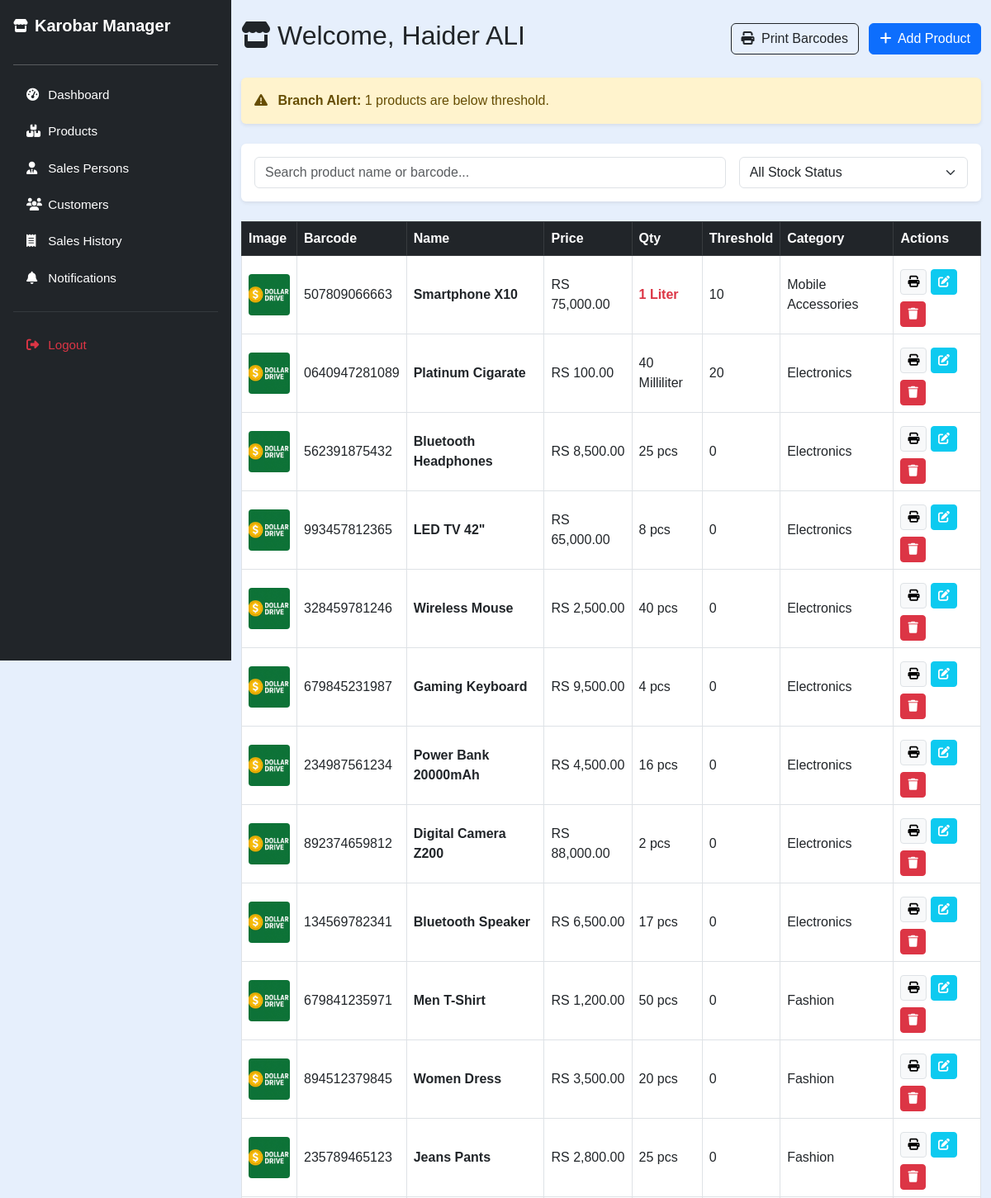
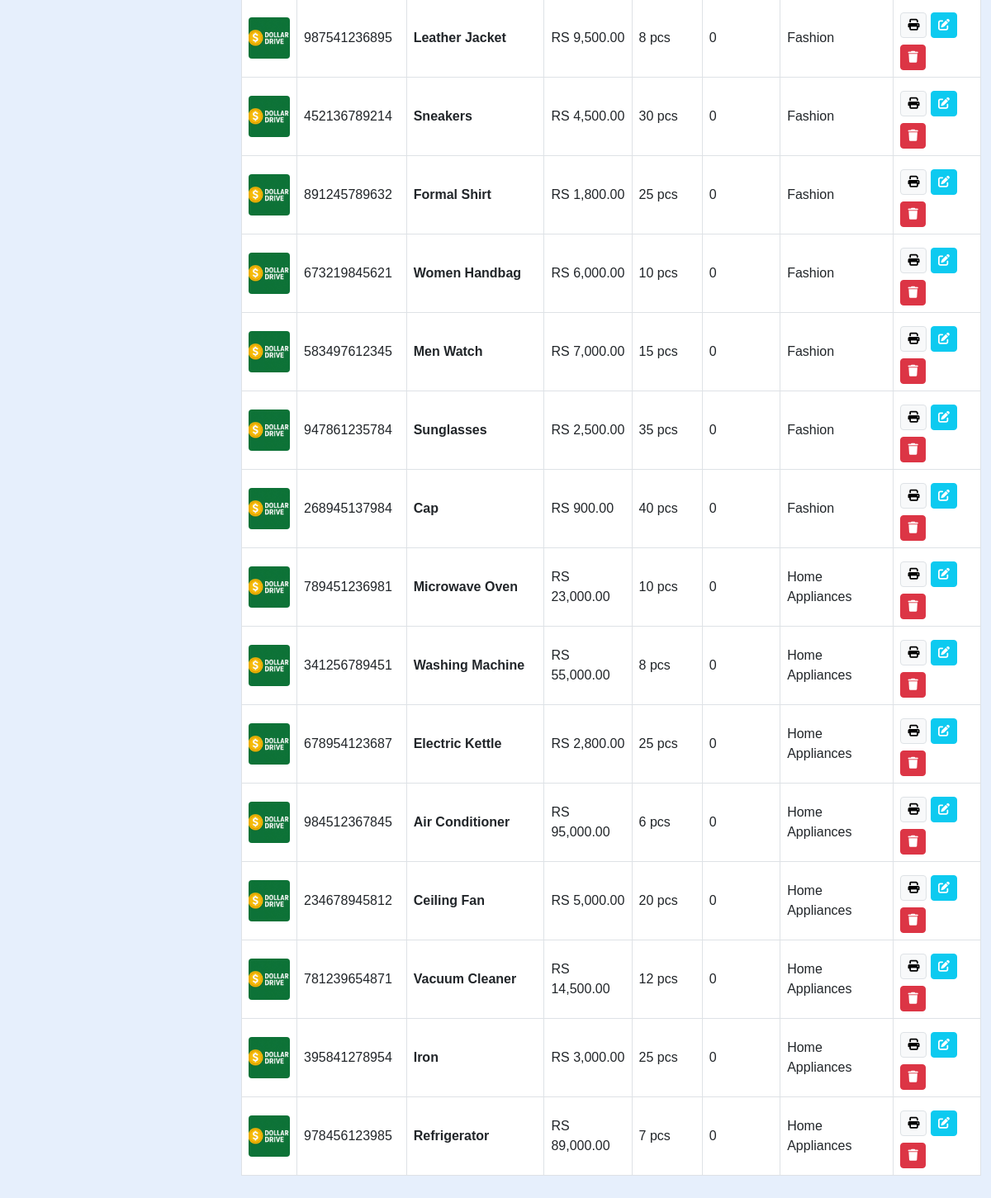
The page /manager/products.php (signed in) on the database its author committed (2 pictures, top to bottom).
### tables this page shows
CREATE TABLE `managers` (
  `id` int(11) NOT NULL,
  `full_name` varchar(255) NOT NULL,
  `email` varchar(255) NOT NULL,
  `password` varchar(255) NOT NULL,
  `branch_id` int(11) NOT NULL,
  `assigned_at` datetime DEFAULT current_timestamp()
);

CREATE TABLE `products` (
  `id` int(11) NOT NULL,
  `branch_id` int(11) NOT NULL,
  `barcode_id` varchar(100) NOT NULL,
  `name` varchar(255) NOT NULL,
  `description` text DEFAULT NULL,
  `price` decimal(10,2) NOT NULL DEFAULT 0.00,
  `quantity` int(11) NOT NULL DEFAULT 0,
  `low_stock_threshold` int(10) UNSIGNED NOT NULL DEFAULT 0,
  `image` varchar(255) DEFAULT NULL,
  `created_at` datetime DEFAULT current_timestamp(),
  `category_id` int(11) NOT NULL,
  `unit` varchar(50) NOT NULL
);

CREATE TABLE `categories` (
  `id` int(11) NOT NULL,
  `owner_id` int(11) NOT NULL,
  `name` varchar(255) NOT NULL,
  `created_at` timestamp NOT NULL DEFAULT current_timestamp()
);

### manager/products.php (the view, shortened to what this page needs)
<?php
include('../config.php');
$manager_id = $_SESSION["id"];
$stmt = $conn->prepare("SELECT full_name, branch_id FROM managers WHERE id = ?");
$stmt->bind_param("i", $manager_id);
$stmt->execute();
$res = $stmt->get_result()->fetch_assoc();
$branch_id = $res['branch_id'];
$full_name = $res['full_name'];
$sql = "SELECT p.*, b.name AS branch_name, c.name AS category_name
        FROM products p
        INNER JOIN branches b ON p.branch_id = b.id
        INNER JOIN categories c ON p.category_id = c.id
        WHERE p.branch_id = ?
        ORDER BY p.created_at DESC";
$stmt = $conn->prepare($sql);
$stmt->bind_param("i", $branch_id);
$stmt->execute();
$products = $stmt->get_result()->fetch_all(MYSQLI_ASSOC);
$low_stock_alerts = array_filter($products, function($p) {
    return $p['quantity'] <= $p['low_stock_threshold'];
});
?>
<!DOCTYPE html>
<html lang="en">
<head>
    <link href="https://cdn.jsdelivr.net/npm/bootstrap@5.3.0/dist/css/bootstrap.min.css" rel="stylesheet" />
    <link href="https://cdnjs.cloudflare.com/ajax/libs/font-awesome/6.4.0/css/all.min.css" rel="stylesheet" />
</head>
<body>
<?php include('manager_sidebar.php'); ?>
<div class="container py-4">
    <div class="d-flex justify-content-between align-items-center mb-4">
        <h2><i class="fas fa-store me-2"></i>Welcome, <?= htmlspecialchars($full_name) ?></h2>
        <div>
            <button class="btn btn-outline-dark me-2" onclick="printAllBarcodes()">
                <i class="fas fa-print me-1"></i> Print Barcodes
            </button>
            <button id="btnCreateProduct" class="btn btn-primary">
                <i class="fas fa-plus me-1"></i> Add Product
            </button>
        </div>
    </div>
    <?php if (!empty($low_stock_alerts)): ?>
    <div class="alert alert-warning shadow-sm border-0 mb-4">
        <i class="fas fa-exclamation-triangle me-2"></i>
        <strong>Branch Alert:</strong> <?= count($low_stock_alerts) ?> products are below threshold.
    </div>
    <?php endif; ?>
    <div class="card shadow-sm border-0 mb-4">
        <div class="card-body row g-3">
            <div class="col-md-8">
                <input type="text" id="productSearch" class="form-control" placeholder="Search product name or barcode..." onkeyup="filterTable()">
            </div>
            <div class="col-md-4">
                <select id="filterStock" class="form-select" onchange="filterTable()">
                    <option value="all">All Stock Status</option>
                </select>
            </div>
        </div>
    </div>
    <div class="table-container">
        <div class="table-responsive">
<table class="table table-bordered table-hover align-middle">
            <thead class="table-dark">
                <tr>
                    <th>Image</th>
                    <th>Barcode</th>
                    <th>Name</th>
                    <th>Price</th>
                    <th>Qty</th>
                    <th>Threshold</th>
                    <th>Category</th>
                    <th>Actions</th>
                </tr>
            </thead>
            <tbody id="productsTableBody">
                <?php foreach ($products as $p):
                    $isOut = $p['quantity'] <= 0;
                    $isLow = !$isOut && ($p['quantity'] <= $p['low_stock_threshold']);
                ?>
                <tr data-id="<?= $p['id'] ?>" data-stock-status="<?= $isOut ? 'out' : ($isLow ? 'low' : 'ok') ?>">
                    <td><img src="../owner/images/<?= htmlspecialchars($p['image']) ?>" class="product-image-thumb"></td>
                    <td class="search-col-barcode"><?= htmlspecialchars($p['barcode_id']) ?></td>
                    <td class="search-col-name"><strong><?= htmlspecialchars($p['name']) ?></strong></td>
                    <td>RS <?= number_format($p['price'], 2) ?></td>
                    <td>
                        <span class="<?= ($isLow || $isOut) ? 'stock-warning' : '' ?>">
                            <?= (int)$p['quantity'] ?> <?= htmlspecialchars($p['unit']) ?>
                        </span>
                    </td>
                    <td><?= (int)$p['low_stock_threshold'] ?></td>
                    <td><?= htmlspecialchars($p['category_name']) ?></td>
                    <td>
                        <button class="mt-2 btn btn-sm btn-light border" onclick="printSingleBarcode('<?= $p['barcode_id'] ?>', '<?= addslashes($p['name']) ?>')"><i class="fas fa-print"></i></button>
                        <button class="mt-2 btn btn-sm btn-info text-white btn-edit" data-id="<?= $p['id'] ?>"><i class="fas fa-edit"></i></button>
                        <button class="mt-2 btn btn-sm btn-danger btn-delete" data-id="<?= $p['id'] ?>"><i class="fas fa-trash"></i></button>
                    </td>
                </tr>
                <?php endforeach; ?>
            </tbody>
        </table>
    </div>
</div>
</body>
</html>

### manager/products.php (style rules this page uses)
body { background-color: #f4f7f6; }
.product-image-thumb { width: 50px; height: 50px; object-fit: cover; border-radius: 4px; }
.stock-warning { color: #dc3545; font-weight: bold; }

### manager/manager_sidebar.php (style rules this page uses)
body { font-family: Arial, sans-serif; background-color: #e6effc; margin-left: 280px; }

### rows shown on the page
managers: full_name "Haider ALI"
products: image (picture), barcode "507809066663", name "Smartphone X10", price "75,000.00", quantity "1", unit "Liter", low_stock_threshold "10", category.name "Mobile Accessories"
products: image (picture), barcode "0640947281089", name "Platinum Cigarate", price "100.00", quantity "40", unit "Milliliter", low_stock_threshold "20", category.name "Electronics"
products: image (picture), barcode "562391875432", name "Bluetooth Headphones", price "8,500.00", quantity "25", unit "pcs", low_stock_threshold "0", category.name "Electronics"
products: image (picture), barcode "993457812365", name "LED TV 42\"", price "65,000.00", quantity "8", unit "pcs", low_stock_threshold "0", category.name "Electronics"
products: image (picture), barcode "328459781246", name "Wireless Mouse", price "2,500.00", quantity "40", unit "pcs", low_stock_threshold "0", category.name "Electronics"
products: image (picture), barcode "679845231987", name "Gaming Keyboard", price "9,500.00", quantity "4", unit "pcs", low_stock_threshold "0", category.name "Electronics"
products: image (picture), barcode "234987561234", name "Power Bank 20000mAh", price "4,500.00", quantity "16", unit "pcs", low_stock_threshold "0", category.name "Electronics"
products: image (picture), barcode "892374659812", name "Digital Camera Z200", price "88,000.00", quantity "2", unit "pcs", low_stock_threshold "0", category.name "Electronics"
products: image (picture), barcode "134569782341", name "Bluetooth Speaker", price "6,500.00", quantity "17", unit "pcs", low_stock_threshold "0", category.name "Electronics"
products: image (picture), barcode "679841235971", name "Men T-Shirt", price "1,200.00", quantity "50", unit "pcs", low_stock_threshold "0", category.name "Fashion"
products: image (picture), barcode "894512379845", name "Women Dress", price "3,500.00", quantity "20", unit "pcs", low_stock_threshold "0", category.name "Fashion"
products: image (picture), barcode "235789465123", name "Jeans Pants", price "2,800.00", quantity "25", unit "pcs", low_stock_threshold "0", category.name "Fashion"
products: image (picture), barcode "987541236895", name "Leather Jacket", price "9,500.00", quantity "8", unit "pcs", low_stock_threshold "0", category.name "Fashion"
products: image (picture), barcode "452136789214", name "Sneakers", price "4,500.00", quantity "30", unit "pcs", low_stock_threshold "0", category.name "Fashion"
products: image (picture), barcode "891245789632", name "Formal Shirt", price "1,800.00", quantity "25", unit "pcs", low_stock_threshold "0", category.name "Fashion"
products: image (picture), barcode "673219845621", name "Women Handbag", price "6,000.00", quantity "10", unit "pcs", low_stock_threshold "0", category.name "Fashion"
products: image (picture), barcode "583497612345", name "Men Watch", price "7,000.00", quantity "15", unit "pcs", low_stock_threshold "0", category.name "Fashion"
products: image (picture), barcode "947861235784", name "Sunglasses", price "2,500.00", quantity "35", unit "pcs", low_stock_threshold "0", category.name "Fashion"
products: image (picture), barcode "268945137984", name "Cap", price "900.00", quantity "40", unit "pcs", low_stock_threshold "0", category.name "Fashion"
products: image (picture), barcode "789451236981", name "Microwave Oven", price "23,000.00", quantity "10", unit "pcs", low_stock_threshold "0", category.name "Home Appliances"
products: image (picture), barcode "341256789451", name "Washing Machine", price "55,000.00", quantity "8", unit "pcs", low_stock_threshold "0", category.name "Home Appliances"
products: image (picture), barcode "678954123687", name "Electric Kettle", price "2,800.00", quantity "25", unit "pcs", low_stock_threshold "0", category.name "Home Appliances"
products: image (picture), barcode "984512367845", name "Air Conditioner", price "95,000.00", quantity "6", unit "pcs", low_stock_threshold "0", category.name "Home Appliances"
products: image (picture), barcode "234678945812", name "Ceiling Fan", price "5,000.00", quantity "20", unit "pcs", low_stock_threshold "0", category.name "Home Appliances"
products: image (picture), barcode "781239654871", name "Vacuum Cleaner", price "14,500.00", quantity "12", unit "pcs", low_stock_threshold "0", category.name "Home Appliances"
products: image (picture), barcode "395841278954", name "Iron", price "3,000.00", quantity "25", unit "pcs", low_stock_threshold "0", category.name "Home Appliances"
products: image (picture), barcode "978456123985", name "Refrigerator", price "89,000.00", quantity "7", unit "pcs", low_stock_threshold "0", category.name "Home Appliances"

### other values the page prints
count($low_stock_alerts) "1"
